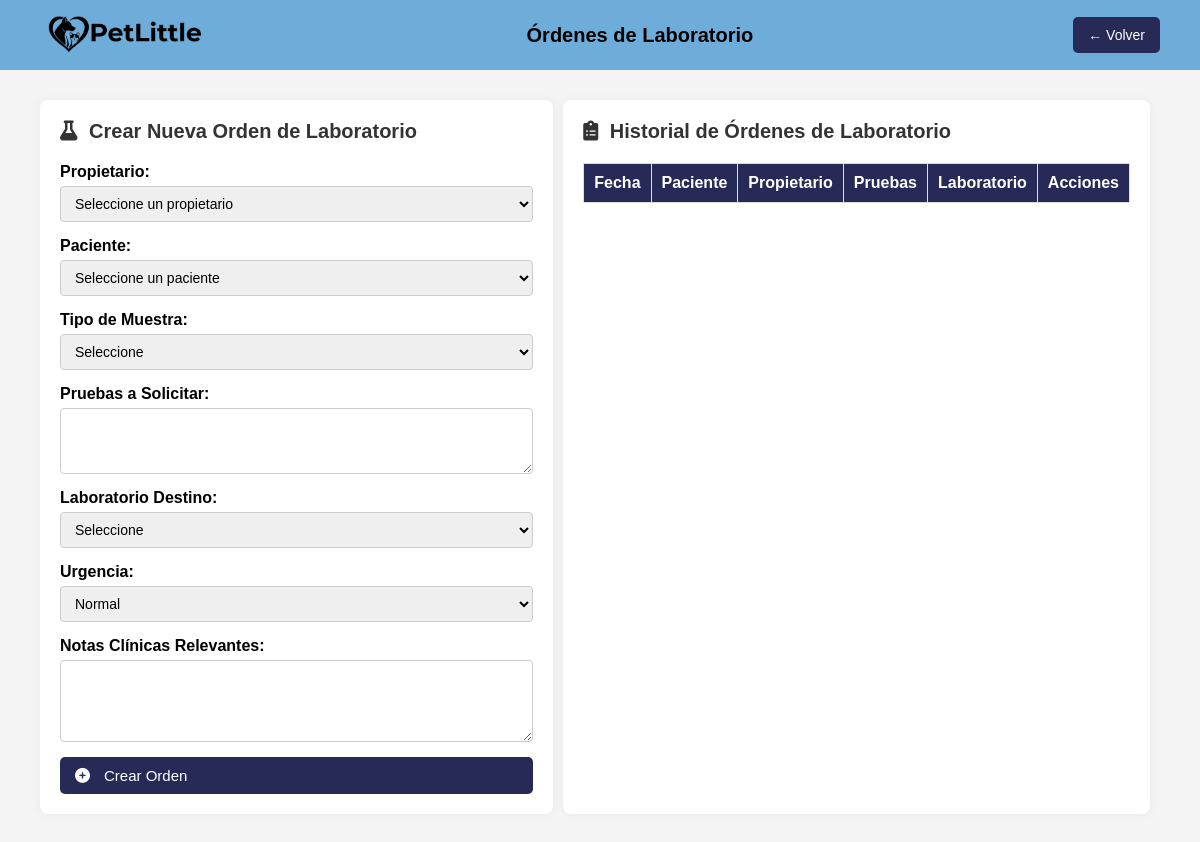
The app's page /views/ordenesLab/ordenesLaboratorio.php, older data.
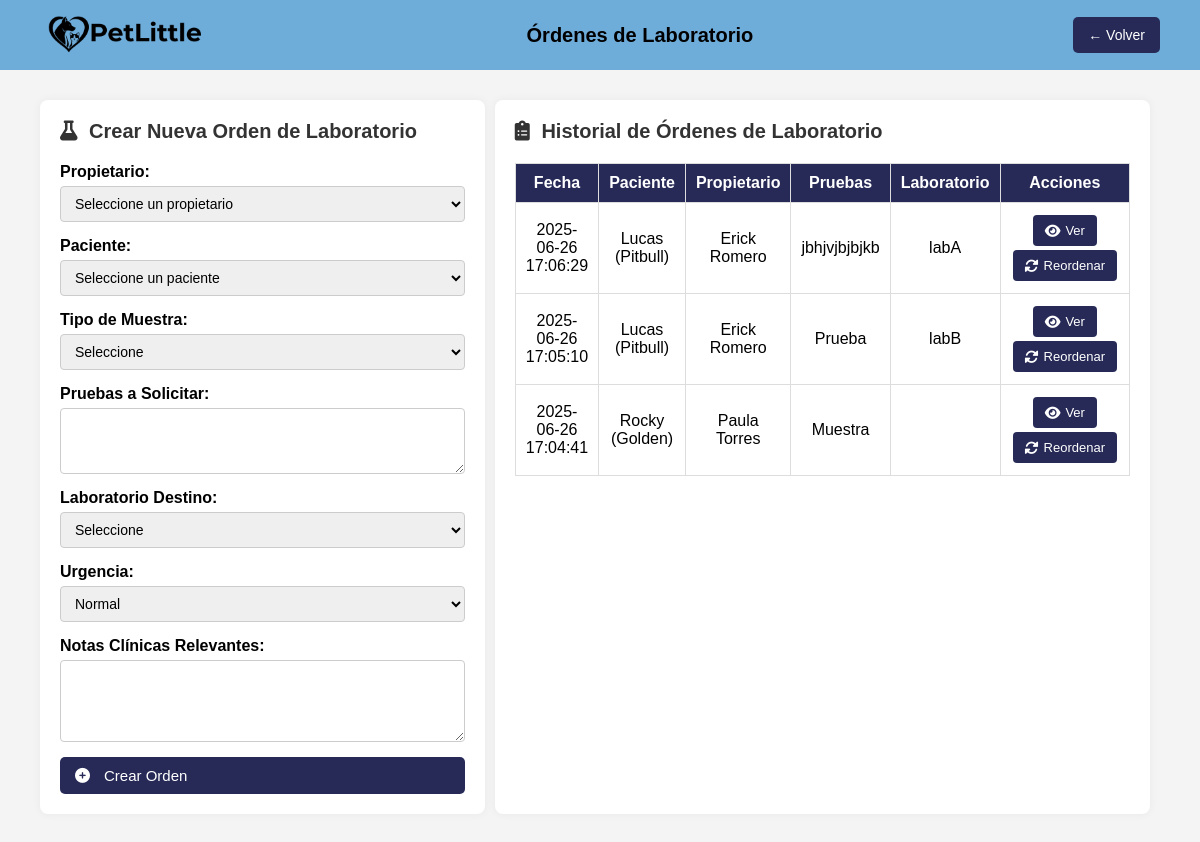
The same page, newer data.
### tables this page shows
CREATE TABLE `ordenes_laboratorio` (
  `id_orden` int(11) NOT NULL,
  `id_mascota` int(11) NOT NULL,
  `tipo_muestra` varchar(100) DEFAULT NULL,
  `pruebas` text DEFAULT NULL,
  `laboratorio_destino` varchar(100) DEFAULT NULL,
  `urgencia` enum('Normal','Urgente') DEFAULT 'Normal',
  `notas` text DEFAULT NULL,
  `fecha_creacion` datetime DEFAULT current_timestamp()
);

CREATE TABLE `mascotas` (
  `id_mascota` int(11) NOT NULL,
  `nombre` varchar(100) DEFAULT NULL,
  `raza` varchar(50) DEFAULT NULL,
  `sexo` varchar(50) DEFAULT NULL,
  `especie` varchar(50) DEFAULT NULL,
  `edad` varchar(50) DEFAULT NULL,
  `color` varchar(100) DEFAULT NULL,
  `microchip` varchar(50) DEFAULT NULL,
  `collar` varchar(100) DEFAULT NULL,
  `id_usuario` int(11) DEFAULT NULL,
  `imagen` varchar(255) NOT NULL,
  `veterinario_habitual` varchar(100) DEFAULT NULL,
  `clinica_emergencia` varchar(100) DEFAULT NULL,
  `seguro_mascotas` varchar(100) DEFAULT NULL,
  `vacunas` text DEFAULT NULL,
  `esterilizacion` varchar(50) DEFAULT NULL,
  `condiciones_medicas` text DEFAULT NULL,
  `alergias` text DEFAULT NULL,
  `medicamentos_preventivos` text DEFAULT NULL,
  `cirugias` text DEFAULT NULL,
  `hospitalizaciones` text DEFAULT NULL,
  `comportamiento` text DEFAULT NULL,
  `ejercicio` text DEFAULT NULL,
  `alimento` varchar(100) DEFAULT NULL,
  `horario_alimentacion` varchar(100) DEFAULT NULL,
  `premios` varchar(100) DEFAULT NULL,
  `suplementos` varchar(100) DEFAULT NULL,
  `agua` varchar(100) DEFAULT NULL,
  `alergias_alimentarias` text DEFAULT NULL,
  `aseo` text DEFAULT NULL,
  `restricciones_ejercicio` text DEFAULT NULL,
  `temperamento` varchar(100) DEFAULT NULL,
  `miedos` text DEFAULT NULL,
  `ubicacion_microchip` varchar(100) DEFAULT NULL,
  `grupo_sanguineo` varchar(50) DEFAULT NULL,
  `reacciones_anestesia` text DEFAULT NULL,
  `deseos_final_vida` text DEFAULT NULL
);

CREATE TABLE `usuarios` (
  `id_usuario` int(11) NOT NULL,
  `nombre` varchar(50) NOT NULL,
  `apellido` varchar(50) NOT NULL,
  `telefono` varchar(15) NOT NULL,
  `correo` varchar(100) NOT NULL,
  `direccion` varchar(255) DEFAULT NULL,
  `contacto_emergencia_nombre` varchar(255) DEFAULT NULL,
  `contrasena` varchar(255) NOT NULL,
  `rol` varchar(20) NOT NULL DEFAULT 'cliente',
  `fecha_registro` datetime DEFAULT current_timestamp(),
  `fecha_actualizacion` datetime DEFAULT current_timestamp() ON UPDATE current_timestamp()
);

### views/ordenesLab/ordenesLaboratorio.php (the view, shortened to what this page needs)
<?php
$conexion = conexion();
$datosReorden = null;
?>
<!DOCTYPE html>
<html lang="es">
<head>
    <link rel="stylesheet" href="../../assets/css/ordenesLabs.css">
    <link rel="stylesheet" href="https://cdnjs.cloudflare.com/ajax/libs/font-awesome/6.0.0-beta3/css/all.min.css">
</head>
<body>
<header class="header">
    <div class="header-left">
        <div class="logo-container">
            <img src="../../assets/img/logo negativo.png" alt="Logo" class="logo">
        </div>
    </div>
    <div class="titulo-header">
        <h1>Órdenes de Laboratorio</h1>
    </div>
    <a href="../empleado/empleado.php" class="btn-volver">&larr; Volver</a>
</header>
<main class="main-content">
    <section class="section-card">
        <h2><i class="fas fa-flask icon-spacing"></i> Crear Nueva Orden de Laboratorio</h2>
        <form class="lab-order-form" method="POST">
            <div class="form-group">
                <label for="propietario">Propietario:</label>
                <select id="propietario" name="propietario" required>
                    <option value="">Seleccione un propietario</option>
                </select>
            </div>
            <div class="form-group">
                <label for="paciente">Paciente:</label>
                <select id="paciente" name="paciente" required>
                    <option value="">Seleccione un paciente</option>
                </select>
            </div>
            <div class="form-group">
                <label for="tipoMuestra">Tipo de Muestra:</label>
                <select id="tipoMuestra" name="tipoMuestra" required>
                    <option value="">Seleccione</option>
                </select>
            </div>
            <div class="form-group">
                <label for="pruebas">Pruebas a Solicitar:</label>
                <textarea id="pruebas" name="pruebas" rows="3"><?= $datosReorden['pruebas'] ?? '' ?></textarea>
            </div>
            <div class="form-group">
                <label for="laboratorio_destino">Laboratorio Destino:</label>
                <select id="laboratorio_destino" name="laboratorio_destino" required>
                    <option value="">Seleccione</option>
                </select>
            </div>
            <div class="form-group">
                <label for="urgencia">Urgencia:</label>
                <select id="urgencia" name="urgencia">
                    <option value="normal" <?= ($datosReorden && $datosReorden['urgencia'] == 'normal') ? 'selected' : '' ?>>Normal</option>
                </select>
            </div>
            <div class="form-group">
                <label for="notasClinicas">Notas Clínicas Relevantes:</label>
                <textarea id="notasClinicas" name="notasClinicas" rows="4"><?= $datosReorden['notas'] ?? '' ?></textarea>
            </div>
            <button type="submit" class="btn-primary-action">
                <i class="fas fa-plus-circle icon-spacing"></i> Crear Orden
            </button>
        </form>
    </section>
    <section class="section-card">
        <h2><i class="fas fa-clipboard-list icon-spacing"></i> Historial de Órdenes de Laboratorio</h2>
        <div class="table-responsive">
            <table>
                <thead>
                    <tr>
                        <th>Fecha</th>
                        <th>Paciente</th>
                        <th>Propietario</th>
                        <th>Pruebas</th>
                        <th>Laboratorio</th>
                        <th>Acciones</th>
                    </tr>
                </thead>
                <tbody>
                    <?php
                    $sql = "SELECT o.*, m.nombre AS nombre_mascota, m.raza, u.nombre, u.apellido
                            FROM ordenes_laboratorio o
                            JOIN mascotas m ON o.id_mascota = m.id_mascota
                            JOIN usuarios u ON m.id_usuario = u.id_usuario
                            ORDER BY o.fecha_creacion DESC";
                    $stmt = $conexion->query($sql);
                    $ordenes = $stmt->fetchAll(PDO::FETCH_ASSOC);
                    foreach ($ordenes as $orden) {
                        $nombreCompleto = $orden['nombre'] . " " . $orden['apellido'];
                        echo "<tr>";
                        echo "<td>{$orden['fecha_creacion']}</td>";
                        echo "<td>{$orden['nombre_mascota']} ({$orden['raza']})</td>";
                        echo "<td>{$nombreCompleto}</td>";
                        echo "<td>{$orden['pruebas']}</td>";
                        echo "<td>{$orden['laboratorio_destino']}</td>";
                        echo "<td>
                            <a href='verOrdenLaboratorio.php?id={$orden['id_orden']}' class='btn-action'><i class='fas fa-eye'></i> Ver</a>
                            <a href='ordenesLaboratorio.php?reordenar={$orden['id_orden']}' class='btn-action'><i class='fas fa-sync-alt'></i> Reordenar</a>
                        </td>";
                        echo "</tr>";
                    }
                    ?>
                </tbody>
            </table>
        </div>
    </section>
</main>
</body>
</html>

### assets/css/ordenesLabs.css (style rules this page uses)
* { margin: 0; padding: 0; box-sizing: border-box; font-family: Arial, sans-serif; }
body { display: flex; flex-direction: row; background: #f4f4f4; min-height: 100vh; }
.header { position: fixed; width: 100%; height: 70px; background: #6EACDA; display: flex; justify-content: space-between; align-items: center; padding: 0 40px; color: black; z-index: 1000; }
.header-left { display: flex; align-items: center; }
.logo-container img { height: 50px; object-fit: contain; }
.titulo-header h1 { font-size: 20px; color: black; margin: 0; }
.btn-volver { color: white; text-decoration: none; background: #6EACDA; padding: 8px 15px; border-radius: 5px; font-size: 14px; transition: background 0.3s ease; }
main { flex-grow: 1; padding: 100px 20px 20px 20px; margin-left: 20px; margin-right: 20px; display: flex; justify-content: center; width: calc(100% - 200px); }
.section-card { background: white; border-radius: 8px; box-shadow: 0 0 10px rgba(0,0,0,0.05); margin-bottom: 30px; margin-right: 10px; padding: 20px; width: 100%; max-width: 900px; }
.section-card h2 { margin-bottom: 20px; font-size: 20px; color: #333; }
.lab-order-form { display: flex; flex-direction: column; gap: 15px; }
.form-group { display: flex; flex-direction: column; }
.form-group label { margin-bottom: 5px; font-weight: bold; }
.form-group input, .form-group select, .form-group textarea { padding: 8px 10px; border: 1px solid #ccc; border-radius: 4px; font-size: 14px; }
textarea { resize: vertical; }
.btn-primary-action { background: #272A57; color: white; padding: 10px 15px; border: none; border-radius: 5px; cursor: pointer; font-size: 15px; display: inline-flex; align-items: center; gap: 8px; transition: background 0.3s ease; }
.icon-spacing { margin-right: 6px; }
table { width: 100%; border-collapse: collapse; background: white; }
th, td { padding: 10px; border: 1px solid #ddd; text-align: center; }
th { background: #272A57; color: white; }
button, .btn-volver { padding: 10px 15px; background: #272A57; color: white; border: none; cursor: pointer; border-radius: 5px; font-size: 14px; }
.btn-action { display: inline-flex; align-items: center; gap: 5px; padding: 8px 12px; font-size: 13px; background-color: #272A57; color: white; border: none; border-radius: 4px; cursor: pointer; text-decoration: none; transition: background-color 0.3s ease; margin: 2px; }
.btn-action i { font-size: 14px; }

Row changes from the older to the newer data that the page shows:
added ordenes_laboratorio: fecha_creacion "2025-06-26 17:06:29", id_mascota.nombre "Lucas", id_mascota.raza "Pitbull", usuarios.nombre+apellido "Erick Romero", pruebas "jbhjvjbjbjkb", laboratorio_destino "labA"
added ordenes_laboratorio: fecha_creacion "2025-06-26 17:05:10", id_mascota.nombre "Lucas", id_mascota.raza "Pitbull", usuarios.nombre+apellido "Erick Romero", pruebas "Prueba", laboratorio_destino "labB"
added ordenes_laboratorio: fecha_creacion "2025-06-26 17:04:41", id_mascota.nombre "Rocky", id_mascota.raza "Golden", usuarios.nombre+apellido "Paula Torres", pruebas "Muestra"
